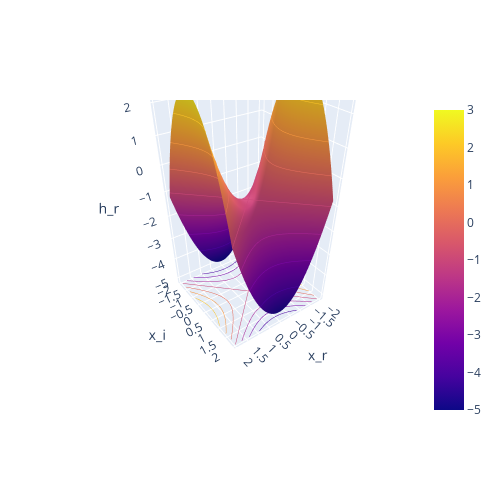
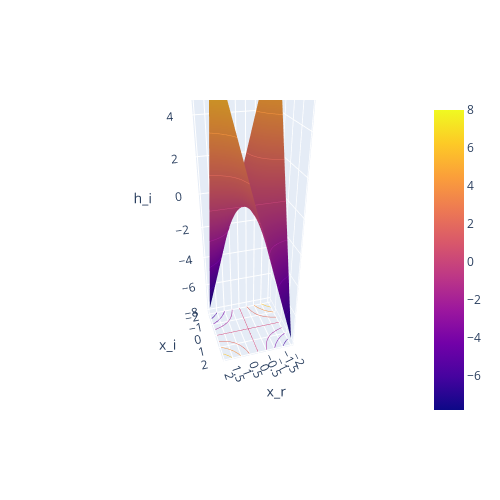

Notebook source saved alongside these figures, in order:
### Markdown cell above
# Observation

It's clear that the solution of $f(x)=0$ is $x=\pm 1$. Therefore $(-1, 0)$ and $(1, 0)$ are the two points at which the curve of $f(x)$ intersects with axis $x$. There are no intersections between the curve of $g(x)$ and axis $x$, which indicates that equation $g(x)=0$ has no real number solution.

But we know that polynomial functions of order $n$ has exactly $n$ complex number roots. How can we visualize non-real-number roots of $x^2+1=0$?

Let's first try the complex version of $f(x)$: drawing a graph of function $h(x)=x^2-1$, where $x \in \mathbb{C}$. So $h: \mathbb{C}\to \mathbb{C}$ is a complex version of $g$.
We use the real part of independent variable $x$ as axis $x$, and the imaginary part of $x$ as axis $y$, to draw the real part of function $h$ as $h_r$ on axis $z$, i.e.
$$
h_r(x_r, x_i) = \Re(x ^ 2 - 1) = \Re(x_r^2 + 2x_r x_i i- x_i^2 - 1) = x_r^2 - x_i^2 - 1
$$
and similarly, draw image part of function $h$ as $h_i$:
$$
h_i(x_r, x_i) = \Im(x ^ 2 - 1) = \Im(x_r^2 + 2x_r x_i i- x_i^2 - 1) = 2x_r x_i
$$

### Code cell
x_r, x_i = np.meshgrid(np.arange(-2.0, 2.0, 0.05), np.arange(-2.0, 2.0, 0.05))
h_r = x_r * x_r - x_i * x_i - 1
h_i = 2 * x_r * x_i

import plotly.graph_objects as go
import pandas as pd

fig = go.Figure(data=[go.Surface(x=x_r, y=x_i, z=h_r)])
fig.update_traces(contours_z=dict(show=True, usecolormap=True,
                                  highlightcolor="limegreen", project_z=True))
fig.update_layout(autosize=False,
                  scene_camera_eye=dict(x=1.25, y=1.75, z=1.25),
                  scene_camera_center=dict(x=0, y=0, z=-0.5),
                  width=500, height=500,
                  scene={ 'xaxis': { 'title': 'x_r'}, 'yaxis': { 'title': 'x_i' }, 'zaxis': { 'title': 'h_r' } }
                  )
fig.show()

fig = go.Figure(data=[go.Surface(x=x_r, y=x_i, z=h_i)])
fig.update_traces(contours_z=dict(show=True, usecolormap=True,
                                  highlightcolor="limegreen", project_z=True))
fig.update_layout(autosize=False,
                  scene_camera_eye=dict(x=0.75, y=2.5, z=1.25),
                  scene_camera_center=dict(x=0, y=0, z=-0.5),
                  width=500, height=500,
                  scene={ 'xaxis': { 'title': 'x_r'}, 'yaxis': { 'title': 'x_i' }, 'zaxis': { 'title': 'h_i' } }
                  )
fig.show()

### Figure 1 — Plotly figure (JSON) as saved in the notebook; plotly's stock layout.template omitted (floating-point values rounded to 4 significant figures; data arrays with more than 128 entries replaced by an {"elided": "..."} marker saying what was removed)
{"data": [{"contours": {"z": {"highlightcolor": "limegreen", "project": {"z": true}, "show": true, "usecolormap": true}}, "type": "surface", "x": {"elided": "80x80 float values"}, "y": {"elided": "80x80 float values"}, "z": {"elided": "80x80 float values"}}], "layout": {"autosize": false, "height": 500, "scene": {"camera": {"center": {"x": 0, "y": 0, "z": -0.5}, "eye": {"x": 1.25, "y": 1.75, "z": 1.25}}, "xaxis": {"title": {"text": "x_r"}}, "yaxis": {"title": {"text": "x_i"}}, "zaxis": {"title": {"text": "h_r"}}}, "width": 500}}

### Figure 2 — Plotly figure (JSON) as saved in the notebook; plotly's stock layout.template omitted (floating-point values rounded to 4 significant figures; data arrays with more than 128 entries replaced by an {"elided": "..."} marker saying what was removed)
{"data": [{"contours": {"z": {"highlightcolor": "limegreen", "project": {"z": true}, "show": true, "usecolormap": true}}, "type": "surface", "x": {"elided": "80x80 float values"}, "y": {"elided": "80x80 float values"}, "z": {"elided": "80x80 float values"}}], "layout": {"autosize": false, "height": 500, "scene": {"camera": {"center": {"x": 0, "y": 0, "z": -0.5}, "eye": {"x": 0.75, "y": 2.5, "z": 1.25}}, "xaxis": {"title": {"text": "x_r"}}, "yaxis": {"title": {"text": "x_i"}}, "zaxis": {"title": {"text": "h_i"}}}, "width": 500}}
